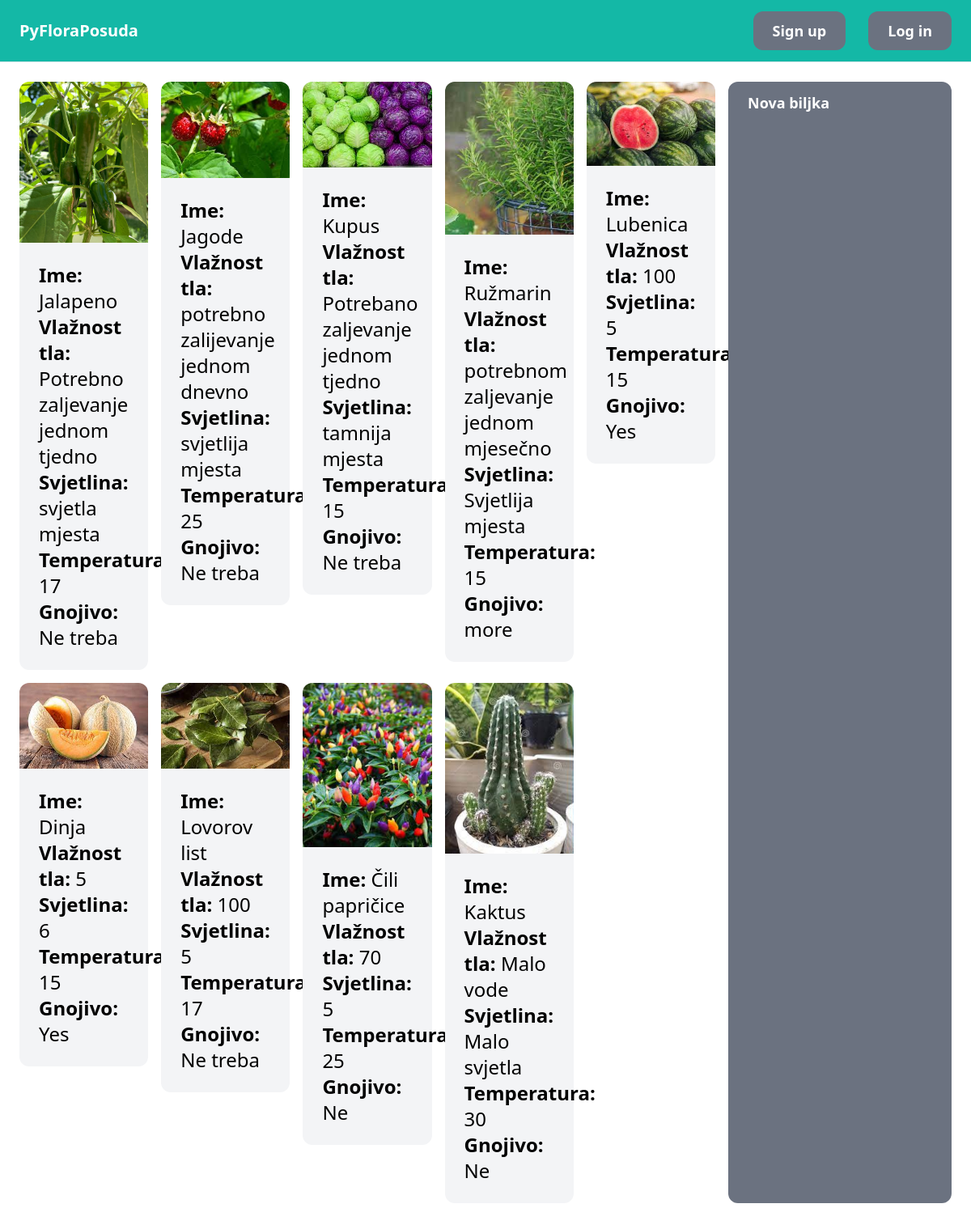
The page /biljke/ on the database its author committed.
### plant/models.py (models this page shows, shortened)
class Plant(models.Model):
    name = models.CharField(max_length=255)
    image = models.ImageField(upload_to='plant_images')
    humidity = models.CharField(max_length=255)
    brightness = models.CharField(max_length=255)
    temperature = models.CharField(max_length=255)
    substrate = models.CharField(max_length=255)

### plant/views.py (the view)
# urls.py: path('', views.plants, name='plants'),
def plants(request: HttpRequest) -> HttpResponse:
    plants = Plant.objects.all()
    return render(request, 'plants/plants.html',{
        'plants': plants,
    })

### plant/templates/plants/plants.html (shortened to what this page needs)
{% extends 'core/base.html' %}
{% block content %}
    <div class="pb-6 grid grid-cols-4 gap-4 ">
        <div class="col-span-3">
            <div class="grid grid-cols-5 gap-4 ">
                {% for plant in plants %}
                    <div>
                        <a href="{% url 'plant:detail' plant.id %}">
                            <column>
                                <div>
                                    <img src="{{ plant.image.url }}" class="rounded-t-xl">
                                </div>
                            </column>
                            <column>
                                <div class="p-6 bg-gray-100 rounded-b-xl ">
                                    <h2 class="text-2xl"><strong>Ime: </strong>{{ plant.name }}</h2>
                                    <p class="text-2xl"><strong>Vlažnost tla: </strong>{{ plant.humidity }}</p>
                                    <p class="text-2xl"><strong>Svjetlina: </strong>{{ plant.brightness }}</p>
                                    <p class="text-2xl"><strong>Temperatura: </strong>{{ plant.temperature }}</p>
                                    <p class="text-2xl"><strong>Gnojivo: </strong>{{ plant.substrate }}</p>
                                </div>
                            </column>
                        </a>
                    </div>
                {% endfor %}
            </div>
        </div>
        <a href="{% url 'plant:new'%}" class="px-6 py-3 text-lg font-semibold bg-gray-500 text-white rounded-xl hover:bg-gray-700">Nova biljka</a>
    </div>
{% endblock %}

### rows shown on the page
Plant: image (picture), name "Jalapeno", humidity "Potrebno zaljevanje jednom tjedno", brightness "svjetla mjesta", temperature "17", substrate "Ne treba"
Plant: image (picture), name "Jagode", humidity "potrebno zalijevanje jednom dnevno", brightness "svjetlija mjesta", temperature "25", substrate "Ne treba"
Plant: image (picture), name "Kupus", humidity "Potrebano zaljevanje jednom tjedno", brightness "tamnija mjesta", temperature "15", substrate "Ne treba"
Plant: image (picture), name "Ružmarin", humidity "potrebnom zaljevanje jednom mjesečno", brightness "Svjetlija mjesta", temperature "15", substrate "more"
Plant: image (picture), name "Lubenica", humidity "100", brightness "5", temperature "15", substrate "Yes"
Plant: image (picture), name "Dinja", humidity "5", brightness "6", temperature "15", substrate "Yes"
Plant: image (picture), name "Lovorov list", humidity "100", brightness "5", temperature "17", substrate "Ne treba"
Plant: image (picture), name "Čili papričice", humidity "70", brightness "5", temperature "25", substrate "Ne"
Plant: image (picture), name "Kaktus", humidity "Malo vode", brightness "Malo svjetla", temperature "30", substrate "Ne"
